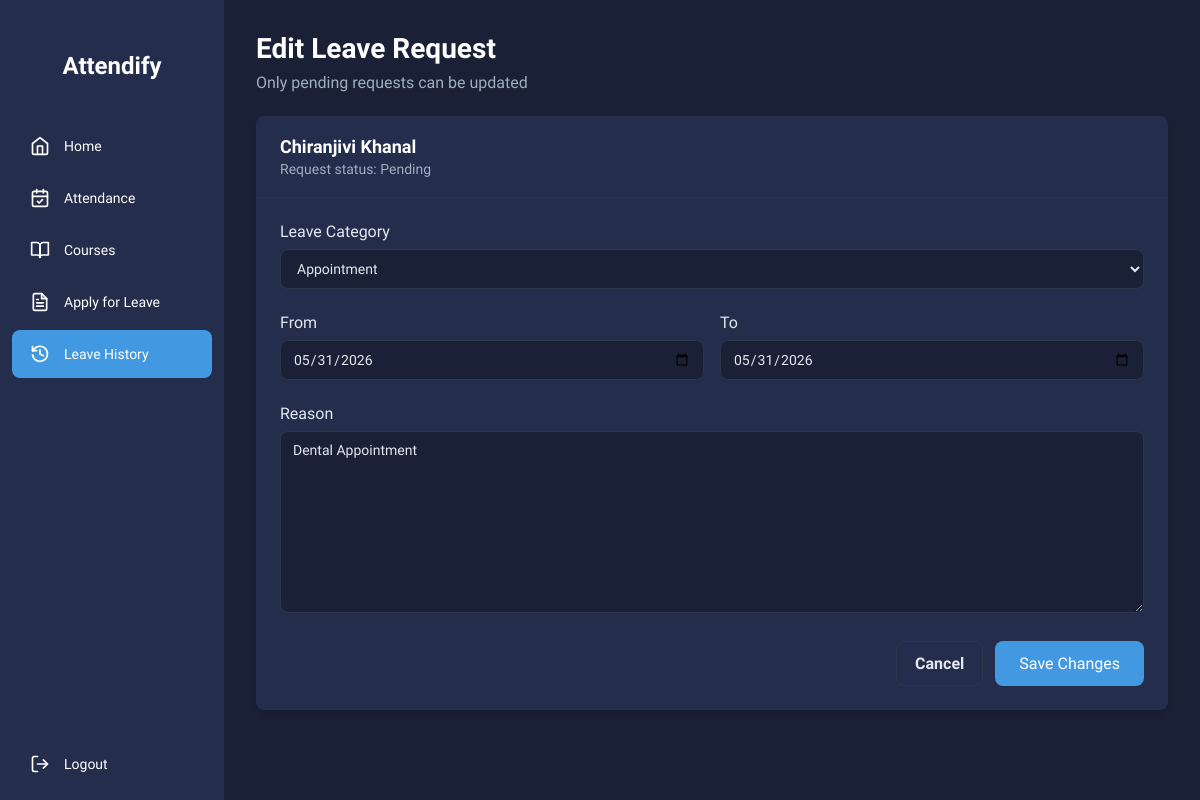
Screenshot of /leave/history/55/edit/ (signed in) with the database file from the repository.
### attendance/models.py (models this page shows, shortened)
class Student(models.Model):
    student_id = models.AutoField(primary_key=True)
    name = models.CharField(max_length=100)
    email = models.EmailField(unique=True)
    phone_number = models.CharField(max_length=15)
    address = models.TextField()
    password = models.CharField(max_length=100)
    dob = models.DateField()
    course = models.CharField(max_length=100)

class LeaveRequest(models.Model):
    STATUS_CHOICES = [
        ('pending', 'Pending'),
        ('approved', 'Approved'),
        ('rejected', 'Rejected'),
    ]
    CATEGORY_CHOICES = [
        ('illness', 'Illness'),
        ('appointment', 'Appointment'),
        ('family', 'Family Matter'),
        ('other', 'Other'),
    ]
    student = models.ForeignKey(Student, on_delete=models.CASCADE)
    category = models.CharField(max_length=20, choices=CATEGORY_CHOICES, default='other') # New Field
    from_date = models.DateField()
    to_date = models.DateField()
    reason = models.TextField()
    status = models.CharField(max_length=10, choices=STATUS_CHOICES, default='pending')
    submitted_at = models.DateTimeField(auto_now_add=True)

### attendance/views.py (the view)
# urls.py: path('leave/history/<int:leave_id>/edit/', views.edit_leave_request_view, name='edit_leave_request'),
def edit_leave_request_view(request, leave_id):
    if 'student_id' not in request.session:
        return redirect('login_view')
    student_id = request.session['student_id']
    student = get_object_or_404(Student, student_id=student_id)
    leave_request = get_object_or_404(LeaveRequest, id=leave_id, student=student)
    if leave_request.status != 'pending':
        messages.error(request, "You can only edit pending leave requests.")
        return redirect('leave_history')
    if request.method == 'POST':
        form = LeaveRequestForm(request.POST, instance=leave_request)
        if form.is_valid():
            form.save()
            messages.success(request, "Leave request updated.")
            return redirect('leave_history')
    else:
        form = LeaveRequestForm(instance=leave_request)
    return render(request, 'attendance/edit_leave_request.html', {
        'student': student,
        'student_name': request.session.get('student_name', student.name),
        'form': form,
        'leave_request': leave_request,
    })

### attendance/forms.py
class LeaveRequestForm(forms.ModelForm):
    class Meta:
        model = LeaveRequest
        fields = ['category', 'from_date', 'to_date', 'reason']
        widgets = {
            'category': forms.Select(attrs={'class': 'form-select'}),
            'from_date': forms.DateInput(attrs={'type': 'date', 'class': 'form-input'}),
            'to_date': forms.DateInput(attrs={'type': 'date', 'class': 'form-input'}),
            'reason': forms.Textarea(attrs={'class': 'form-textarea', 'placeholder': 'Reason...'}),
        }

### attendance/templates/attendance/edit_leave_request.html (shortened to what this page needs)
{% load static %}
<!DOCTYPE html>
<html lang="en">
<head>
  <link rel="stylesheet" href="{% static 'css/leave.css' %}">
  <link rel="stylesheet" href="{% static 'css/edit_leave_request.css' %}">
</head>
<body>
  <div class="main-container">
    {% include 'attendance/navbar.html' with active_page='leave_history' %}
    <div class="main-content">
      <div class="header">
        <h1>Edit Leave Request</h1>
        <p>Only pending requests can be updated</p>
      </div>
      <div class="content-container">
        <div class="card">
          <div class="card-header">
            <h2>{{ student_name }}</h2>
            <p>Request status: {{ leave_request.get_status_display }}</p>
          </div>
          <div class="card-content">
            <form method="post" class="edit-form">
              <div class="form-group">
                <label for="{{ form.category.id_for_label }}">Leave Category</label>
                {{ form.category }}
              </div>
              <div class="form-row">
                <div class="form-group">
                  <label for="{{ form.from_date.id_for_label }}">From</label>
                  {{ form.from_date }}
                </div>
                <div class="form-group">
                  <label for="{{ form.to_date.id_for_label }}">To</label>
                  {{ form.to_date }}
                </div>
              </div>
              <div class="form-group">
                <label for="{{ form.reason.id_for_label }}">Reason</label>
                {{ form.reason }}
              </div>
              <div class="button-row">
                <a class="btn-secondary" href="/leave/history/">Cancel</a>
                <button type="submit" class="submit-btn">Save Changes</button>
              </div>
            </form>
          </div>
        </div>
      </div>
    </div>
  </div>
</body>
</html>

### static/css/leave.css (style rules this page uses)
* { margin: 0; padding: 0; box-sizing: border-box; font-family: 'Nunito Sans', sans-serif; }
body { background-color: #1a2035; color: #f9f9ff; }
.main-container { display: flex; min-height: 100vh; }
.main-content { margin-left: 224px; padding: 32px; width: calc(100% - 224px); }
.header { margin-bottom: 24px; }
.header h1 { font-size: 28px; font-weight: 700; margin-bottom: 8px; color: #ffffff; }
.header p { color: #a0aec0; font-size: 16px; }
.content-container { max-width: 1000px; }
.card { background-color: #242e4c; border-radius: 8px; box-shadow: 0 4px 6px rgba(0, 0, 0, 0.1); overflow: hidden; margin-bottom: 24px; }
.card-header { padding: 20px 24px; border-bottom: 1px solid #2d3748; }
.card-header h2 { font-size: 18px; font-weight: 600; margin-bottom: 4px; color: #ffffff; }
.card-header p { color: #a0aec0; font-size: 14px; }
.card-content { padding: 24px; }
.form-group { margin-bottom: 24px; }
.form-group label { display: block; margin-bottom: 8px; font-weight: 500; color: #e2e8f0; }
textarea { width: 100%; min-height: 120px; padding: 12px; border-radius: 8px; background-color: #1a2035; border: 1px solid #2d3748; color: #e2e8f0; font-size: 14px; resize: vertical; }
.submit-btn { background-color: #4299e1; color: white; border: none; border-radius: 8px; padding: 12px 24px; font-size: 16px; font-weight: 500; cursor: pointer; transition: background-color 0.2s; }

### static/css/edit_leave_request.css (style rules this page uses)
.form-row { display: grid; grid-template-columns: 1fr 1fr; gap: 16px; }
.form-select, .form-input, .form-textarea { width: 100%; padding: 10px 12px; border-radius: 8px; background-color: #1a2035; border: 1px solid #2d3748; color: #e2e8f0; font-size: 14px; }
.form-textarea { min-height: 120px; resize: vertical; }
.button-row { display: flex; justify-content: flex-end; gap: 12px; margin-top: 16px; }
.btn-secondary { display: inline-flex; align-items: center; justify-content: center; padding: 12px 18px; border-radius: 8px; border: 1px solid #2d3748; color: #e2e8f0; text-decoration: none; background: transparent; font-weight: 600; }

### rows the page displays
Student: name "Chiranjivi Khanal"
LeaveRequest: status "Pending", category "Appointment", from_date "05/31/2026", to_date "05/31/2026", reason "Dental Appointment"
